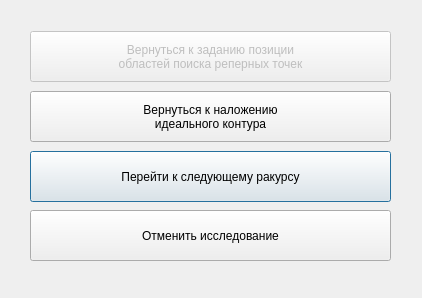
<?xml version="1.0" encoding="UTF-8"?>
<ui version="4.0">
 <class>EtalonAngleResultConfirmDialog</class>
 <widget class="QDialog" name="EtalonAngleResultConfirmDialog">
  <property name="geometry">
   <rect>
    <x>0</x>
    <y>0</y>
    <width>422</width>
    <height>298</height>
   </rect>
  </property>
  <property name="windowTitle">
   <string>Подтверждение результата исследования ракурса эталона</string>
  </property>
  <widget class="QPushButton" name="passToNextAngleButton">
   <property name="geometry">
    <rect>
     <x>30</x>
     <y>151</y>
     <width>361</width>
     <height>51</height>
    </rect>
   </property>
   <property name="text">
    <string>Перейти к следующему ракурсу</string>
   </property>
  </widget>
  <widget class="QPushButton" name="returnToIdealContourImposeButton">
   <property name="geometry">
    <rect>
     <x>30</x>
     <y>91</y>
     <width>361</width>
     <height>51</height>
    </rect>
   </property>
   <property name="text">
    <string>Вернуться к наложению
идеального контура</string>
   </property>
  </widget>
  <widget class="QPushButton" name="returnToSettingReferencePointsSearchAreasButton">
   <property name="enabled">
    <bool>false</bool>
   </property>
   <property name="geometry">
    <rect>
     <x>30</x>
     <y>31</y>
     <width>361</width>
     <height>51</height>
    </rect>
   </property>
   <property name="text">
    <string>Вернуться к заданию позиции
областей поиска реперных точек</string>
   </property>
  </widget>
  <widget class="QPushButton" name="cancelResearchButton">
   <property name="geometry">
    <rect>
     <x>30</x>
     <y>210</y>
     <width>361</width>
     <height>51</height>
    </rect>
   </property>
   <property name="text">
    <string>Отменить исследование</string>
   </property>
  </widget>
 </widget>
 <tabstops>
  <tabstop>returnToSettingReferencePointsSearchAreasButton</tabstop>
  <tabstop>returnToIdealContourImposeButton</tabstop>
  <tabstop>passToNextAngleButton</tabstop>
  <tabstop>cancelResearchButton</tabstop>
 </tabstops>
 <resources/>
 <connections/>
</ui>
